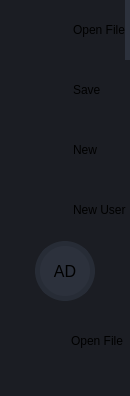
           <widget class="QFrame" name="frame_left_menu">
            <property name="sizePolicy">
             <sizepolicy hsizetype="Preferred" vsizetype="Preferred">
              <horstretch>0</horstretch>
              <verstretch>0</verstretch>
             </sizepolicy>
            </property>
            <property name="maximumSize">
             <size>
              <width>70</width>
              <height>16777215</height>
             </size>
            </property>
            <property name="layoutDirection">
             <enum>Qt::LeftToRight</enum>
            </property>
            <property name="styleSheet">
             <string notr="true">background-color: rgb(27, 29, 35);</string>
            </property>
            <property name="frameShape">
             <enum>QFrame::NoFrame</enum>
            </property>
            <property name="frameShadow">
             <enum>QFrame::Raised</enum>
            </property>
            <layout class="QVBoxLayout" name="verticalLayout_5">
             <property name="spacing">
              <number>1</number>
             </property>
             <property name="leftMargin">
              <number>0</number>
             </property>
             <property name="topMargin">
              <number>0</number>
             </property>
             <property name="rightMargin">
              <number>0</number>
             </property>
             <property name="bottomMargin">
              <number>0</number>
             </property>
             <item alignment="Qt::AlignTop">
              <widget class="QFrame" name="frame_menus">
               <property name="frameShape">
                <enum>QFrame::NoFrame</enum>
               </property>
               <property name="frameShadow">
                <enum>QFrame::Raised</enum>
               </property>
               <layout class="QVBoxLayout" name="layout_menus">
                <property name="spacing">
                 <number>0</number>
                </property>
                <property name="leftMargin">
                 <number>0</number>
                </property>
                <property name="topMargin">
                 <number>0</number>
                </property>
                <property name="rightMargin">
                 <number>0</number>
                </property>
                <property name="bottomMargin">
                 <number>0</number>
                </property>
                <item>
                 <widget class="QPushButton" name="btn_save_inventory">
                  <property name="sizePolicy">
                   <sizepolicy hsizetype="Expanding" vsizetype="Fixed">
                    <horstretch>0</horstretch>
                    <verstretch>0</verstretch>
                   </sizepolicy>
                  </property>
                  <property name="minimumSize">
                   <size>
                    <width>0</width>
                    <height>60</height>
                   </size>
                  </property>
                  <property name="font">
                   <font>
                    <family>Segoe UI</family>
                   </font>
                  </property>
                  <property name="layoutDirection">
                   <enum>Qt::LeftToRight</enum>
                  </property>
                  <property name="styleSheet">
                   <string notr="true">QPushButton {	
	background-image: url(:/16x16/icons/16x16/cil-folder-open.png);
	background-position: left center;
    background-repeat: no-repeat;
	border: none;
	border-left: 28px solid rgb(27, 29, 35);
	border-right: 5px solid rgb(44, 49, 60);
	background-color: rgb(27, 29, 35);
	text-align: left;
	padding-left: 45px;
}
QPushButton:hover {
	background-color: rgb(33, 37, 43);
	border-left: 28px solid rgb(33, 37, 43);
}
QPushButton:pressed {	
	background-color: rgb(85, 170, 255);
	border-left: 28px solid rgb(85, 170, 255);
}</string>
                  </property>
                  <property name="text">
                   <string>Open File</string>
                  </property>
                 </widget>
                </item>
                <item>
                 <widget class="QPushButton" name="btn_home">
                  <property name="sizePolicy">
                   <sizepolicy hsizetype="Expanding" vsizetype="Fixed">
                    <horstretch>0</horstretch>
                    <verstretch>0</verstretch>
                   </sizepolicy>
                  </property>
                  <property name="minimumSize">
                   <size>
                    <width>0</width>
                    <height>60</height>
                   </size>
                  </property>
                  <property name="font">
                   <font>
                    <family>Segoe UI</family>
                   </font>
                  </property>
                  <property name="layoutDirection">
                   <enum>Qt::LeftToRight</enum>
                  </property>
                  <property name="styleSheet">
                   <string notr="true">QPushButton {	
	background-image: url(:/16x16/icons/16x16/cil-save.png);
	background-position: left center;
    background-repeat: no-repeat;
	border: none;
	border-left: 28px solid rgb(27, 29, 35);
	background-color: rgb(27, 29, 35);
	text-align: left;
	padding-left: 45px;
}
QPushButton:hover {
	background-color: rgb(33, 37, 43);
	border-left: 28px solid rgb(33, 37, 43);
}
QPushButton:pressed {	
	background-color: rgb(85, 170, 255);
	border-left: 28px solid rgb(85, 170, 255);
}</string>
                  </property>
                  <property name="text">
                   <string>Save</string>
                  </property>
                 </widget>
                </item>
                <item>
                 <widget class="QPushButton" name="btn_sales_analytics">
                  <property name="sizePolicy">
                   <sizepolicy hsizetype="Expanding" vsizetype="Fixed">
                    <horstretch>0</horstretch>
                    <verstretch>0</verstretch>
                   </sizepolicy>
                  </property>
                  <property name="minimumSize">
                   <size>
                    <width>0</width>
                    <height>60</height>
                   </size>
                  </property>
                  <property name="font">
                   <font>
                    <family>Segoe UI</family>
                   </font>
                  </property>
                  <property name="layoutDirection">
                   <enum>Qt::LeftToRight</enum>
                  </property>
                  <property name="styleSheet">
                   <string notr="true">QPushButton {	
	background-image: url(:/16x16/icons/16x16/cil-file.png);
	background-position: left center;
    background-repeat: no-repeat;
	border: none;
	border-left: 28px solid rgb(27, 29, 35);
	background-color: rgb(27, 29, 35);
	text-align: left;
	padding-left: 45px;
	
}
QPushButton:hover {
	background-color: rgb(33, 37, 43);
	border-left: 28px solid rgb(33, 37, 43);
}
QPushButton:pressed {	
	background-color: rgb(85, 170, 255);
	border-left: 28px solid rgb(85, 170, 255);
}</string>
                  </property>
                  <property name="text">
                   <string>New</string>
                  </property>
                 </widget>
                </item>
                <item>
                 <widget class="QPushButton" name="btn_create_account">
                  <property name="sizePolicy">
                   <sizepolicy hsizetype="Expanding" vsizetype="Fixed">
                    <horstretch>0</horstretch>
                    <verstretch>0</verstretch>
                   </sizepolicy>
                  </property>
                  <property name="minimumSize">
                   <size>
                    <width>0</width>
                    <height>60</height>
                   </size>
                  </property>
                  <property name="font">
                   <font>
                    <family>Segoe UI</family>
                   </font>
                  </property>
                  <property name="layoutDirection">
                   <enum>Qt::LeftToRight</enum>
                  </property>
                  <property name="styleSheet">
                   <string notr="true">QPushButton {	
	background-image: url(:/16x16/icons/16x16/cil-user-follow.png);
	background-position: left center;
    background-repeat: no-repeat;
	border: none;
	border-left: 28px solid rgb(27, 29, 35);
	background-color: rgb(27, 29, 35);
	text-align: left;
	padding-left: 45px;
}
QPushButton:hover {
	background-color: rgb(33, 37, 43);
	border-left: 28px solid rgb(33, 37, 43);
}
QPushButton:pressed {	
	background-color: rgb(85, 170, 255);
	border-left: 28px solid rgb(85, 170, 255);
}</string>
                  </property>
                  <property name="text">
                   <string>New User</string>
                  </property>
                 </widget>
                </item>
               </layout>
              </widget>
             </item>
             <item alignment="Qt::AlignBottom">
              <widget class="QFrame" name="frame_extra_menus">
               <property name="sizePolicy">
                <sizepolicy hsizetype="Preferred" vsizetype="Preferred">
                 <horstretch>0</horstretch>
                 <verstretch>0</verstretch>
                </sizepolicy>
               </property>
               <property name="frameShape">
                <enum>QFrame::NoFrame</enum>
               </property>
               <property name="frameShadow">
                <enum>QFrame::Raised</enum>
               </property>
               <layout class="QVBoxLayout" name="layout_menu_bottom">
                <property name="spacing">
                 <number>10</number>
                </property>
                <property name="leftMargin">
                 <number>0</number>
                </property>
                <property name="topMargin">
                 <number>0</number>
                </property>
                <property name="rightMargin">
                 <number>0</number>
                </property>
                <property name="bottomMargin">
                 <number>25</number>
                </property>
                <item alignment="Qt::AlignHCenter">
                 <widget class="QLabel" name="label_user_icon">
                  <property name="sizePolicy">
                   <sizepolicy hsizetype="Maximum" vsizetype="Maximum">
                    <horstretch>0</horstretch>
                    <verstretch>0</verstretch>
                   </sizepolicy>
                  </property>
                  <property name="minimumSize">
                   <size>
                    <width>60</width>
                    <height>60</height>
                   </size>
                  </property>
                  <property name="maximumSize">
                   <size>
                    <width>60</width>
                    <height>60</height>
                   </size>
                  </property>
                  <property name="font">
                   <font>
                    <family>Segoe UI</family>
                    <pointsize>12</pointsize>
                   </font>
                  </property>
                  <property name="styleSheet">
                   <string notr="true">QLabel {
	border-radius: 30px;
	background-color: rgb(44, 49, 60);
	border: 5px solid rgb(39, 44, 54);
}</string>
                  </property>
                  <property name="text">
                   <string>AD</string>
                  </property>
                  <property name="alignment">
                   <set>Qt::AlignCenter</set>
                  </property>
                 </widget>
                </item>
                <item>
                 <widget class="QPushButton" name="btn_settings">
                  <property name="sizePolicy">
                   <sizepolicy hsizetype="Expanding" vsizetype="Fixed">
                    <horstretch>0</horstretch>
                    <verstretch>0</verstretch>
                   </sizepolicy>
                  </property>
                  <property name="minimumSize">
                   <size>
                    <width>0</width>
                    <height>60</height>
                   </size>
                  </property>
                  <property name="font">
                   <font>
                    <family>Segoe UI</family>
                   </font>
                  </property>
                  <property name="layoutDirection">
                   <enum>Qt::LeftToRight</enum>
                  </property>
                  <property name="styleSheet">
                   <string notr="true">QPushButton {	
	background-image: url(:/20x20/icons/20x20/cil-settings.png);
	background-position: left center;
    background-repeat: no-repeat;
	border: none;
	border-left: 26px solid rgb(27, 29, 35);
	background-color: rgb(27, 29, 35);
	text-align: left;
	padding-left: 45px;
}
QPushButton:hover {
	background-color: rgb(33, 37, 43);
	border-left: 26px solid rgb(33, 37, 43);
}
QPushButton:pressed {	
	background-color: rgb(85, 170, 255);
	border-left: 26px solid rgb(85, 170, 255);
}</string>
                  </property>
                  <property name="text">
                   <string>Open File</string>
                  </property>
                 </widget>
                </item>
               </layout>
              </widget>
             </item>
            </layout>
           </widget>
